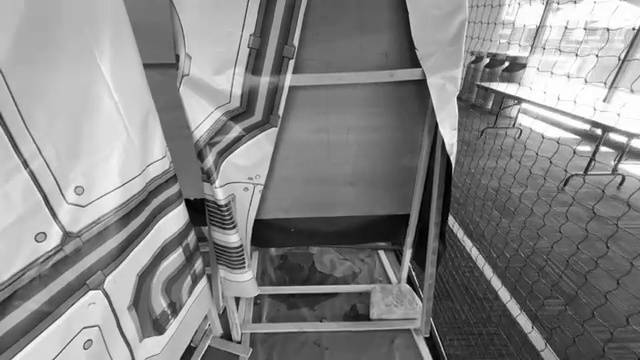
#> input picture CV/video_training_grayscale/extracted_frames/train/IMG_6181_frame_00010.jpg, 640 x 360 px; its folder holds only this picture in this run
$ python 02_annotate_baseline.py
#> lines starting #> are read from the running program, lines starting #| are printed output that depends on the picture
### CV/video_training_grayscale/annotation_ui.py
"""The box-drawing window used by steps 02 and 04. Not run directly.

Frames are shown on a screen-sized copy so a thin box stays visible on a large
phone frame; boxes are converted back to full-resolution pixels when returned.

Keys: drag = draw a box | n / Space = save | s = skip (no file written)
      b = back one frame | c = clear boxes | u = undo last box | q / Esc = quit
"""
import os

import cv2

import paths

HUMAN_COLOR = (0, 200, 0)      # green
MODEL_COLOR = (0, 140, 255)    # orange
DRAWING_COLOR = (255, 255, 0)  # cyan while dragging


class BoxAnnotator:
    def __init__(self, window_name, max_size=(1280, 800)):
        self.window_name = window_name
        self.max_w, self.max_h = max_size
        cv2.namedWindow(window_name, cv2.WINDOW_AUTOSIZE)
        cv2.setMouseCallback(window_name, self._on_mouse)
        self._drag_start = None
        self._drag_end = None
        self._boxes = []            # display-pixel boxes
        self._from_model = False    # True while the boxes are the model's guess

    # [12 lines left out: function _on_mouse, not called in this run]

    def annotate(self, image, header, initial_boxes=(), from_model=True):
        """Show one frame. Returns ('save', boxes), ('skip', None), ('back', None) or ('quit', None).

        ``initial_boxes`` (full-resolution pixels) are shown as the model's guess
        in orange, or as your own earlier boxes in green when ``from_model`` is
        False; saving without drawing keeps them.
        """
        h, w = image.shape[:2]
        scale = min(1.0, self.max_w / w, self.max_h / h)
        display = cv2.resize(image, (int(w * scale), int(h * scale)), interpolation=cv2.INTER_AREA)
        self._boxes = [tuple(v * scale for v in b) for b in initial_boxes]
        self._from_model = from_model and bool(initial_boxes)

        while True:
            canvas = display.copy()
            color = MODEL_COLOR if self._from_model else HUMAN_COLOR
            for x1, y1, x2, y2 in self._boxes:
                cv2.rectangle(canvas, (int(x1), int(y1)), (int(x2), int(y2)), (0, 0, 0), 4)
                cv2.rectangle(canvas, (int(x1), int(y1)), (int(x2), int(y2)), color, 2)
            if self._drag_start and self._drag_end:
                cv2.rectangle(canvas, self._drag_start, self._drag_end, DRAWING_COLOR, 2)
            source = "model guess" if self._from_model else "yours"
            text = f"{header} | boxes: {len(self._boxes)} ({source})"
            cv2.putText(canvas, text, (10, 28), cv2.FONT_HERSHEY_SIMPLEX, 0.7, (0, 0, 0), 4)
            cv2.putText(canvas, text, (10, 28), cv2.FONT_HERSHEY_SIMPLEX, 0.7, (255, 255, 255), 2)
            cv2.imshow(self.window_name, canvas)

            key = cv2.waitKey(20) & 0xFF
            if key in (ord("n"), 32):
                return "save", [tuple(v / scale for v in b) for b in self._boxes]
            if key == ord("s"):
                return "skip", None
            if key == ord("b"):
                return "back", None
            if key == ord("c"):
                self._boxes, self._from_model = [], False
            if key == ord("u") and self._boxes:
                self._boxes.pop()
            if key in (ord("q"), 27):
                return "quit", None

    def close(self):
        cv2.destroyWindow(self.window_name)


def label_frames(annotator, image_paths, headers, guess=None):
    """Step through frames and write a label for each one saved.

    ``b`` returns to the previous frame of this session and shows the boxes
    saved for it in green; saving overwrites that label and ``s`` deletes it.
    ``guess(image)`` returns the model's pixel boxes for frames with no label.
    """
    idx, step = 0, 1
    while 0 <= idx < len(image_paths):
        img_path = image_paths[idx]
        img = cv2.imread(img_path)
        if img is None:
            step = 1 if idx == 0 else step
            idx += step
            continue

        h, w = img.shape[:2]
        label = paths.label_path(img_path)
        if os.path.exists(label):
            initial, from_model, note = paths.read_labels(label, w, h), False, " (saved)"
        else:
            initial, from_model, note = (guess(img) if guess else []), True, ""
        action, boxes = annotator.annotate(img, headers[idx] + note, initial, from_model)

        if action == "quit":
            break
        if action == "back":
            if idx == 0:
                print("Already at the first frame of this session.")
            idx, step = max(0, idx - 1), -1
            continue
        if action == "save":
            paths.write_labels(label, boxes, w, h)
            print(f"Saved {len(boxes)} box(es) for {os.path.basename(img_path)}")
        elif os.path.exists(label):
            os.remove(label)
            print(f"Removed label for {os.path.basename(img_path)}")
        idx, step = idx + 1, 1

### CV/video_training_grayscale/paths.py
"""Shared folders and label I/O for every numbered script. Not run directly.

Labels are YOLO .txt files next to their images, one class (0 = pad):
  - a .txt with lines   = boxes
  - an empty .txt       = checked by a human, no pad in the frame
  - no .txt at all      = not labeled yet (never used for training)
"""
import glob
import json
import os

SCRIPT_DIR = os.path.dirname(os.path.abspath(__file__))
VIDEO_DIR = os.path.join(SCRIPT_DIR, "raw_videos")
FRAMES_DIR = os.path.join(SCRIPT_DIR, "extracted_frames")
TRAIN_DIR = os.path.join(FRAMES_DIR, "train")
VAL_DIR = os.path.join(FRAMES_DIR, "val")
SPLIT_FILE = os.path.join(FRAMES_DIR, "split.json")
MODELS_DIR = os.path.join(SCRIPT_DIR, "models")
RESULTS_DIR = os.path.join(SCRIPT_DIR, "results")
WORK_DIR = os.path.join(SCRIPT_DIR, "work")          # temporary datasets and training runs

INITIAL_MODEL = os.path.join(MODELS_DIR, "initial.pt")
FINAL_MODEL = os.path.join(MODELS_DIR, "final.pt")
BASE_WEIGHTS = os.path.join(MODELS_DIR, "yolov8n.pt")  # downloaded by Ultralytics on first use

CLASS_NAMES = ["pad"]
IMAGE_EXTENSIONS = ("*.jpg", "*.jpeg", "*.JPG", "*.JPEG")
VIDEO_EXTENSIONS = ("*.mp4", "*.avi", "*.mov", "*.mkv", "*.MP4", "*.MOV")


def list_images(folder):
    images = set()
    for ext in IMAGE_EXTENSIONS:
        images.update(glob.glob(os.path.join(folder, ext)))
    return sorted(images)


# [5 lines left out: function list_videos, not called in this run]


def label_path(image_path):
    return os.path.splitext(image_path)[0] + ".txt"


def is_labeled(image_path):
    return os.path.exists(label_path(image_path))


# [39 lines left out: functions frame_video_name, read_labels, write_labels, validation_videos, not called in this run]

### CV/video_training_grayscale/02_annotate_baseline.py
"""Step 02: hand-label a small baseline set of training frames.

Reads:  extracted_frames/train/*.jpg
Writes: extracted_frames/train/*.txt (YOLO labels; empty file = no pad)

Labels until NUM_TO_ANNOTATE train frames have a .txt. Existing labels are
kept, so quitting and re-running continues where you stopped.

Keys: drag = draw | n / Space = save (empty file if no box) | s = skip
      b = back one frame (s there removes its label) | c = clear
      u = undo last box | q / Esc = quit
"""
import random

import paths
from annotation_ui import BoxAnnotator, label_frames

NUM_TO_ANNOTATE = 50
SEED = 42


def main():
    images = paths.list_images(paths.TRAIN_DIR)
    if not images:
        print(f"No images found in {paths.TRAIN_DIR}. Run 01_dataset_split.py first.")
        return

    labeled = [p for p in images if paths.is_labeled(p)]
    unlabeled = [p for p in images if not paths.is_labeled(p)]
    needed = max(0, NUM_TO_ANNOTATE - len(labeled))
    print(f"{len(labeled)} train frames already labeled; target {NUM_TO_ANNOTATE}.")
    if needed == 0 or not unlabeled:
        print("Baseline complete. Next: 03_train_initial.py")
        return

    random.Random(SEED).shuffle(unlabeled)
    selected = unlabeled[:needed]
    print(f"Labeling {len(selected)} more frames.")
    print("KEYS: drag = draw | n/Space = save | s = skip | b = back | c = clear | u = undo | q = quit\n")

    annotator = BoxAnnotator("Baseline annotator")
    headers = [f"{i + 1}/{len(selected)}" for i in range(len(selected))]
    label_frames(annotator, selected, headers)
#> in label_frames, img is the input picture: shape (360, 640, 3); min 0, max 255, mean 133.8
#> in label_frames, `initial, from_model, note = (guess(img) if guess else []), True, ""`: initial = []; from_model = True; note = ''
#> in annotate, `self._boxes = [tuple(v * scale for v in b) for b in initial_boxes]`: self._boxes = []
#> in annotate, `self._from_model = from_model and bool(initial_boxes)`: self._from_model = False
#> in annotate, `color = MODEL_COLOR if self._from_model else HUMAN_COLOR`: color = (0, 200, 0)
#> in annotate, `source = "model guess" if self._from_model else "yours"`: source = 'yours'
#> in annotate, `text = f"{header} | boxes: {len(self._boxes)} ({source})"`: text = '1/1 | boxes: 0 (yours)'
#> in annotate, `cv2.putText(canvas, text, (10, 28), cv2.FONT_HERSHEY_SIMPLEX, 0.7, (25..`:
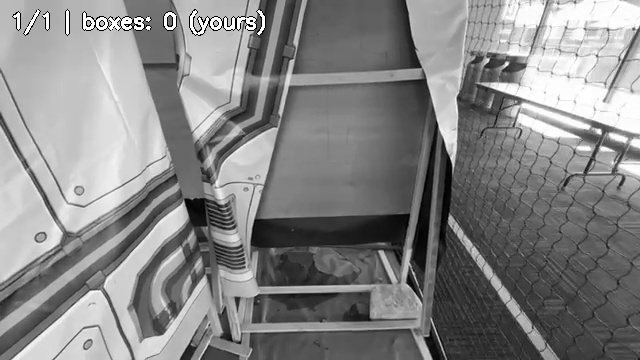
#> canvas: shape (360, 640, 3); min 0, max 255, mean 133.7
#> (key q is pressed here)
#> in label_frames, `action, boxes = annotator.annotate(img, headers[idx] + note, initial, ..`: action = 'quit'
    annotator.close()

    total = sum(paths.is_labeled(p) for p in images)
    print(f"\n{total} train frames labeled.", "Next: 03_train_initial.py"
          if total >= NUM_TO_ANNOTATE else "Re-run to continue.")


if __name__ == "__main__":
    main()
